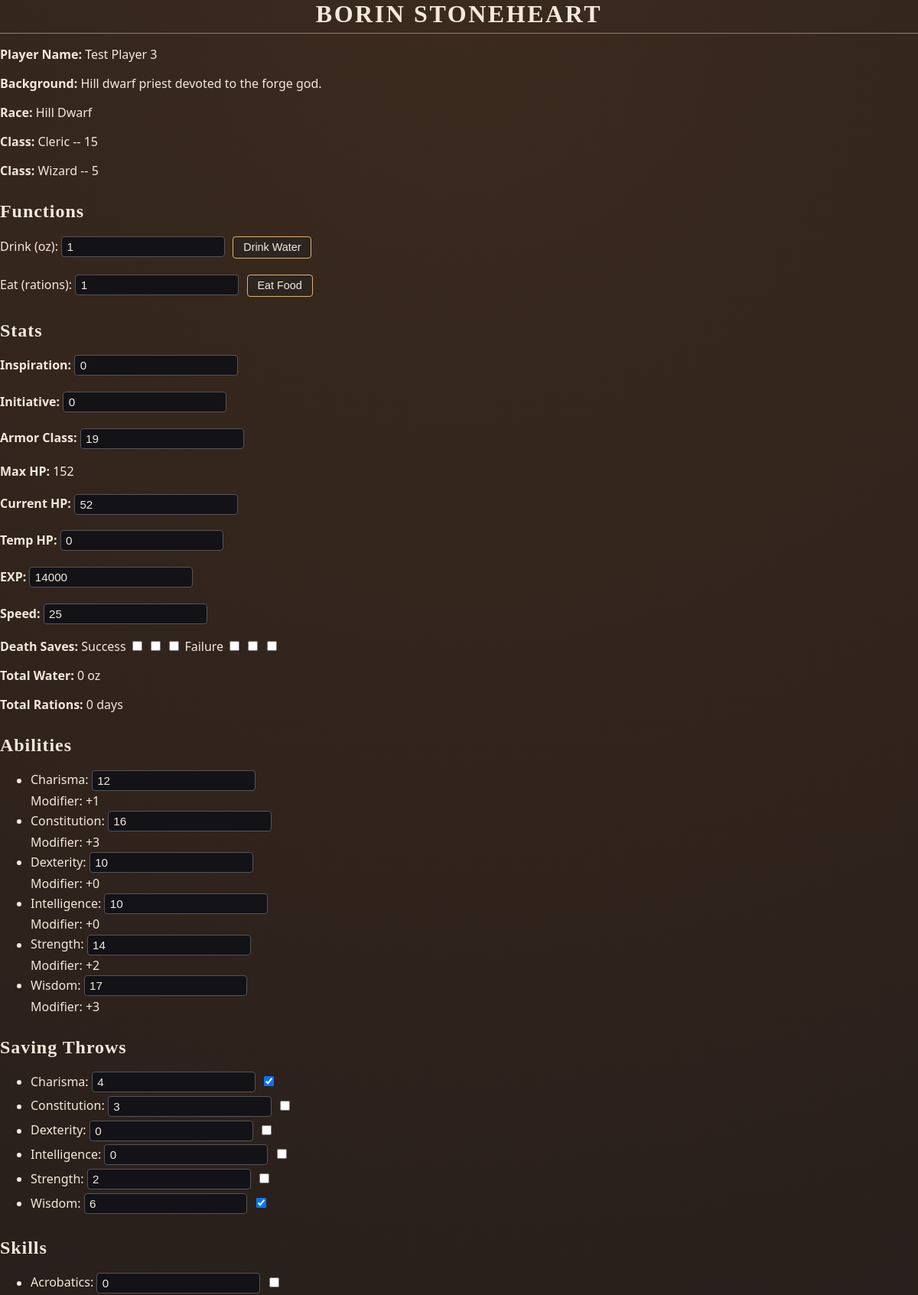
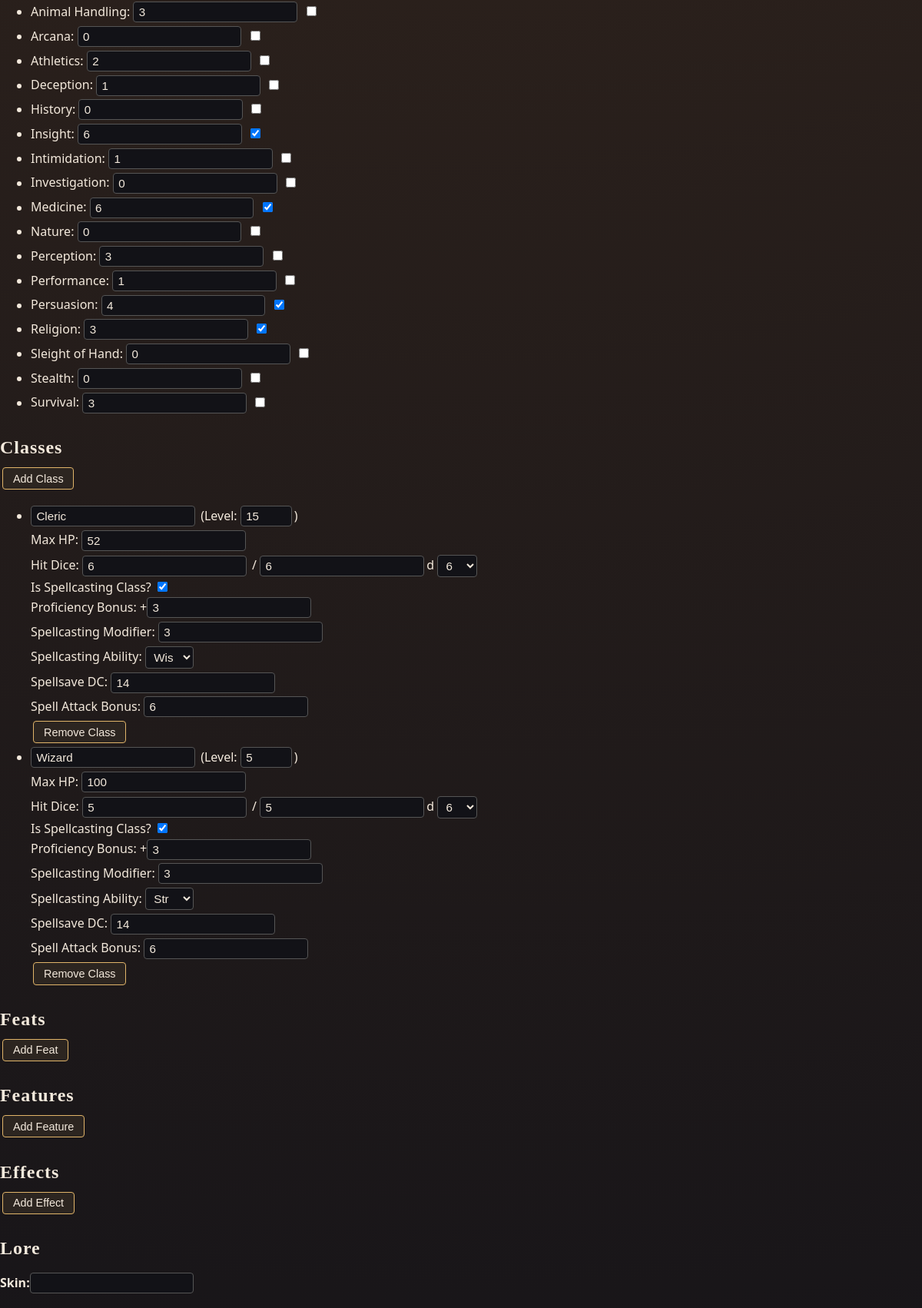
Screenshot of /character/3 (signed in, upper part) with the database file from the repository (2 pictures, top to bottom).
### tables this page shows
CREATE TABLE Character(
characterid INTEGER PRIMARY KEY AUTOINCREMENT,
userid INTEGER REFERENCES User(userid),
background TEXT NOT NULL,
iscompanion INTEGER CHECK(iscompanion >= 0) DEFAULT NULL, 
name TEXT,
playername TEXT,
electrum INTEGER CHECK(electrum >= 0) DEFAULT 0,
gold INTEGER CHECK(gold >= 0) DEFAULT 0,
silver INTEGER CHECK(silver >= 0) DEFAULT 0,
copper INTEGER CHECK(copper >= 0) DEFAULT 0,
platinum INTEGER CHECK(platinum >= 0) DEFAULT 0,
ownerid INTEGER REFERENCES Character(characterid) DEFAULT NULL
);

CREATE TABLE Race(
characterid INTEGER REFERENCES Character(characterid),
name TEXT,
speed INTEGER NOT NULL CHECK(speed >= 0),
PRIMARY KEY(characterid, name)
);

CREATE TABLE Class(
characterid INTEGER REFERENCES Character(characterid),
name TEXT,
proficiencybonus INTEGER NOT NULL CHECK(proficiencybonus >= 0),
totalhitdice INTEGER NOT NULL CHECK(totalhitdice >= 0),
currenthitdice INTEGER CHECK(currenthitdice >= 0) DEFAULT 0,
typeofhitdice INTEGER NOT NULL DEFAULt 6 CHECK(typeofhitdice IN (6, 8, 10, 12)),
maxhitpoints INTEGER NOT NULL CHECK(maxhitpoints >= 0),
classlevel INTEGER NOT NULL CHECK(classlevel >= 0),
isSpellCastingClass INTEGER NOT NULL CHECK(isSpellCastingClass IN (0, 1)) DEFAULT 0,
spellcastingability TEXT NOT NULL CHECK(spellcastingability IN ('Str', 'Dex', 'Con', 'Int', 'Wis', 'Cha')) DEFAULT 'Int',
spellcastingmodifier INTEGER NOT NULL CHECK(spellcastingmodifier >= 0),
PRIMARY KEY(characterid, name)
);

CREATE TABLE Stats(
characterid INTEGER REFERENCES Character(characterid),
id INTEGER PRIMARY KEY AUTOINCREMENT,
inspiration INTEGER CHECK(inspiration >= 0) DEFAULT 0,
currenthitpoints INTEGER DEFAULT 0,
temporaryhitpoints INTEGER CHECK(temporaryhitpoints >= 0) DEFAULT 0,
exp INTEGER CHECK(exp >= 0) DEFAULT 0,
deathsuccesses INTEGER CHECK(deathsuccesses >= 0 AND deathsuccesses <= 3) DEFAULT 0,
deathfailures INTEGER CHECK(deathfailures >= 0 AND deathfailures <= 3) DEFAULT 0,
totalspellslotslevel1 INTEGER NOT NULL CHECK(totalspellslotslevel1 >= 0) DEFAULT 0,
totalspellslotslevel2 INTEGER NOT NULL CHECK(totalspellslotslevel2 >= 0) DEFAULT 0,
totalspellslotslevel3 INTEGER NOT NULL CHECK(totalspellslotslevel3 >= 0) DEFAULT 0,
totalspellslotslevel4 INTEGER NOT NULL CHECK(totalspellslotslevel4 >= 0) DEFAULT 0,
totalspellslotslevel5 INTEGER NOT NULL CHECK(totalspellslotslevel5 >= 0) DEFAULT 0,
totalspellslotslevel6 INTEGER NOT NULL CHECK(totalspellslotslevel6 >= 0) DEFAULT 0,
totalspellslotslevel7 INTEGER NOT NULL CHECK(totalspellslotslevel7 >= 0) DEFAULT 0,
totalspellslotslevel8 INTEGER NOT NULL CHECK(totalspellslotslevel8 >= 0) DEFAULT 0,
totalspellslotslevel9 INTEGER NOT NULL CHECK(totalspellslotslevel9 >= 0) DEFAULT 0,
usedspellslotslevel1 INTEGER NOT NULL CHECK(usedspellslotslevel1 >= 0 AND usedspellslotslevel1 <= totalspellslotslevel1) DEFAULT 0,
usedspellslotslevel2 INTEGER NOT NULL CHECK(usedspellslotslevel2 >= 0 AND usedspellslotslevel2 <= totalspellslotslevel2) DEFAULT 0,
usedspellslotslevel3 INTEGER NOT NULL CHECK(usedspellslotslevel3 >= 0 AND usedspellslotslevel3 <= totalspellslotslevel3) DEFAULT 0,
usedspellslotslevel4 INTEGER NOT NULL CHECK(usedspellslotslevel4 >= 0 AND usedspellslotslevel4 <= totalspellslotslevel4) DEFAULT 0,
usedspellslotslevel5 INTEGER NOT NULL CHECK(usedspellslotslevel5 >= 0 AND usedspellslotslevel5 <= totalspellslotslevel5) DEFAULT 0,
usedspellslotslevel6 INTEGER NOT NULL CHECK(usedspellslotslevel6 >= 0 AND usedspellslotslevel6 <= totalspellslotslevel6) DEFAULT 0,
usedspellslotslevel7 INTEGER NOT NULL CHECK(usedspellslotslevel7 >= 0 AND usedspellslotslevel7 <= totalspellslotslevel7) DEFAULT 0,
usedspellslotslevel8 INTEGER NOT NULL CHECK(usedspellslotslevel8 >= 0 AND usedspellslotslevel8 <= totalspellslotslevel8) DEFAULT 0,
usedspellslotslevel9 INTEGER NOT NULL CHECK(usedspellslotslevel9 >= 0 AND usedspellslotslevel9 <= totalspellslotslevel9) DEFAULT 0,
armorclass INTEGER NOT NULL DEFAULT 0
);

CREATE TABLE Ability(
characterid INTEGER REFERENCES Character(characterid),
name TEXT,
score INTEGER NOT NULL,
PRIMARY KEY(characterid, name)
);

CREATE TABLE SavingThrow(
characterid INTEGER REFERENCES Character(characterid),
name TEXT,
proficient INTEGER NOT NULL CHECK(proficient IN (0, 1)) DEFAULT 0,
score INTEGER NOT NULL,
PRIMARY KEY(characterid, name)
);

CREATE TABLE Skill(
characterid INTEGER REFERENCES Character(characterid),
name TEXT,
score INTEGER NOT NULL,
proficient INTEGER NOT NULL CHECK(proficient IN (0, 1)) DEFAULT 0,
PRIMARY KEY(characterid, name)
);

### MyFlask.py (the view)
@app.route("/character/<int:cid>") #character editing page
def character(cid):
    conn = sqlite3.connect("DnDCharacterManager.db")
    cursor = conn.cursor()
    user_id = session.get("userid")
    cursor.execute("SELECT * FROM Character WHERE characterid = ? AND userid = ?", (cid, user_id,))
    character = cursor.fetchone()
    cursor.execute("SELECT * FROM Character WHERE ownerid = ? AND userid = ?", (cid, user_id,))
    companions = cursor.fetchall()
    cursor.execute("SELECT * FROM Stats WHERE characterid = ?", (cid,))
    stats = cursor.fetchone()
    cursor.execute("SELECT * FROM Skill WHERE characterid = ?", (cid,))
    skills = cursor.fetchall()
    cursor.execute("SELECT * FROM Class WHERE characterid = ?", (cid,))
    classes = cursor.fetchall()
    cursor.execute("SELECT * FROM Race WHERE characterid = ?", (cid,))
    race = cursor.fetchone()
    cursor.execute("SELECT * FROM SavingThrow WHERE characterid = ?", (cid,))
    savingthrows = cursor.fetchall()
    cursor.execute("SELECT * FROM Ability WHERE characterid = ?", (cid,))
    abilities = cursor.fetchall()
    cursor.execute("SELECT * FROM Feat WHERE characterid = ?", (cid,))
    feats = cursor.fetchall()
    cursor.execute("SELECT * FROM Features WHERE characterid = ?", (cid,))
    features = cursor.fetchall()
    cursor.execute("SELECT * From Effects WHERE characterid = ?", (cid,))
    effects = cursor.fetchall()
    cursor.execute("SELECT * FROM Lore WHERE characterid = ?", (cid,))
    lore = cursor.fetchone()
    cursor.execute("SELECT * FROM Item WHERE characterid = ?", (cid,))
    items = cursor.fetchall()
    cursor.execute("SELECT w.*, i.name, i.description FROM WaterContainer w JOIN Item i ON w.itemid = i.itemid WHERE w.characterid = ?", (cid,))
    containers = cursor.fetchall()
    total_water = sum(w[2] for w in containers)
    cursor.execute("SELECT s.*, i.name, i.description FROM SiegeEquipment s JOIN Item i ON s.itemid = i.itemid WHERE s.characterid = ?", (cid,))
    siegeequipments = cursor.fetchall()
    cursor.execute("SELECT p.*, i.name, i.description FROM Poison p JOIN Item i ON p.itemid = i.itemid WHERE p.characterid = ?", (cid,))
    poisons = cursor.fetchall()
    cursor.execute("SELECT a.*, i.name, i.description FROM AdventuringGear a JOIN Item i ON a.itemid = i.itemid WHERE a.characterid = ?", (cid,))
    adventuringgears = cursor.fetchall()
    cursor.execute("SELECT w.*, i.name, i.description FROM Weapon w JOIN Item i ON w.itemid = i.itemid WHERE w.characterid = ?", (cid,))
    weapons = cursor.fetchall()
    cursor.execute("SELECT a.*, i.name, i.description FROM ArmorShield a JOIN Item i ON a.itemid = i.itemid WHERE a.characterid = ?", (cid,))
    armorshields = cursor.fetchall()
    cursor.execute("SELECT s.*, i.name, i.description FROM Spell s JOIN Item i ON s.itemid = i.itemid WHERE s.characterid = ?", (cid,))
    spells = cursor.fetchall()
    cursor.execute("SELECT e.*, i.name, i.description FROM Explosive e JOIN Item i ON e.itemid = i.itemid WHERE e.characterid = ?", (cid,))
    explosives = cursor.fetchall()
    cursor.execute("SELECT t.*, i.name, i.description FROM Tool t JOIN Item i ON t.itemid = i.itemid WHERE t.characterid = ?", (cid,))
    tools = cursor.fetchall()
    cursor.execute("SELECT t.*, i.name, i.description FROM Trinket t JOIN Item i ON t.itemid = i.itemid WHERE t.characterid = ?", (cid,))
    trinkets = cursor.fetchall()
    cursor.execute("SELECT f.*, i.name, i.description FROM Firearm f JOIN Item i ON f.itemid = i.itemid WHERE f.characterid = ?", (cid,))
    firearms = cursor.fetchall()
    cursor.execute("SELECT o.*, i.name, i.description FROM Other o JOIN Item i ON o.itemid = i.itemid WHERE o.characterid = ?", (cid,))
    others = cursor.fetchall()
    cursor.execute("SELECT w.*, i.name, i.description FROM Wondrous w JOIN Item i ON w.itemid = i.itemid WHERE w.characterid = ?", (cid,))
    wondrous = cursor.fetchall()
    cursor.execute("SELECT r.*, i.name, i.description FROM Ration r JOIN Item i ON r.itemid = i.itemid WHERE r.characterid = ?", (cid,))
    rations = cursor.fetchall()
    total_rations = sum(r[2] for r in rations)
    conn.close()
    print(character, companions, stats, skills, classes, race, savingthrows, abilities, feats, features, effects, lore, items, containers, siegeequipments, poisons, adventuringgears, weapons, armorshields, spells, explosives, tools, trinkets, firearms, others, wondrous, rations)
    return render_template("character.html", character=character, companions=companions, stats=stats, skills=skills, classes=classes, race=race, savingthrows=savingthrows, abilities=abilities, feats=feats, features=features, effects=effects, lore=lore, items=items, containers=containers, siegeequipments=siegeequipments, poisons=poisons, adventuringgears=adventuringgears, weapons=weapons, armorshields=armorshields, spells=spells, explosives=explosives, tools=tools, trinkets=trinkets, firearms=firearms, others=others, wondrous=wondrous, rations=rations, total_water=total_water, total_rations=total_rations)

### templates/character.html (shortened to what this page needs)
<!DOCTYPE html>
<html lang="en">
<head>
    <link rel="stylesheet" href="{{ url_for('static', filename='css/charactercreation.css') }}">
</head>
<body data-character-id="{{ character[0] }}">
    <h1>{{ character[4] }}</h1>
    <div>
        <p><strong>Player Name:</strong> {{ character[5] }}</p>
        <p><strong>Background:</strong> {{ character[2] }}</p>
        <p><strong>Race: </strong> {{ race[1] }}</p>
        {% for c in classes %}
            <p><strong>Class: </strong> {{ c[1] }} -- {{ c[7] }}</p>
        {% endfor %}
    </div>
    <h2>Functions</h2>
    <div>
        <p>
            <label>
                Drink (oz):
                <input type="number" id="drinkWaterAmount" min="1" value="1">
            </label>
            <button type="button" id="drinkWaterButton">Drink Water</button>
        </p>
        <p>
            <label>
                Eat (rations):
                <input type="number" id="eatRationAmount" min="1" value="1">
            </label>
            <button type="button" id="eatRationButton">Eat Food</button>
        </p>
    </div>
    <h2>Stats</h2>
    <div>
        <p><strong>Inspiration:</strong> <input type="number" id="statsInspiration" value="{{ stats[2] }}" min="0"></p>
        <p><strong>Initiative:</strong> <input type="number" id="initiativeInput" value="0"></p>
        <p><strong>Armor Class:</strong> <input type="number" id="statsAC" value="{{ stats[26] }}"></p>
        {% set total_hp = classes | sum(attribute=6) %}
        <p><strong>Max HP: </strong><span id="totalMaxHpInput">{{ total_hp }}</span></p>
        <p><strong>Current HP:</strong> <input type="number" id="statsCurrentHP" value="{{ stats[3] }}" min="0"></p>
        <p><strong>Temp HP:</strong> <input type="number" id="statsTempHP" value="{{ stats[4] }}" min="0"></p>
        <p><strong>EXP:</strong> <input type="number" id="statsExp" value="{{ stats[5] }}" min="0"></p>
        <p><strong>Speed:</strong> <input type="number" value="{{race[2]}}" min="0"></p>
        <p><strong>Death Saves:</strong>
            Success
            <input type="checkbox" class="death-success" data-index="1" {% if stats[6] >= 1 %}checked{% endif %}>
            <input type="checkbox" class="death-success" data-index="2" {% if stats[6] >= 2 %}checked{% endif %}>
            <input type="checkbox" class="death-success" data-index="3" {% if stats[6] == 3 %}checked{% endif %}>
            Failure
            <input type="checkbox" class="death-failure" data-index="1" {% if stats[7] >= 1 %}checked{% endif %}>
            <input type="checkbox" class="death-failure" data-index="2" {% if stats[7] >= 2 %}checked{% endif %}>
            <input type="checkbox" class="death-failure" data-index="3" {% if stats[7] == 3 %}checked{% endif %}>
        </p>
        <p><strong>Total Water:</strong> <span id="totalWaterValue">{{ total_water }}</span> oz</p>
        <p><strong>Total Rations:</strong> <span id="totalRationsValue">{{ total_rations }}</span> {% if total_rations == 1 %} day {% else %} days {% endif %}</p>
    </div>
    <h2>Abilities</h2>
    <div>
        <ul>
            {% for ability in abilities %}
                <li class="ability-row" data-ability-name="{{ ability[1] }}">
                    {{ ability[1] }}: <input type="number" class="ability-score" value="{{ ability[2] }}" placeholder="{{ ability[2] }}" min="1"><br>
                    Modifier: <span class="ability-mod">{{ (ability[2] - 10) // 2 }}</span>
                </li>
            {% endfor %}
        </ul>
    </div>
    <h2>Saving Throws</h2>
    <div>
        <ul>
            {% for st in savingthrows %}
                <li>{{ st[1] }}: <input type="number" class="saving-score" data-name="{{ st[1] }}" value="{{ st[3] }}"> <input type="checkbox" class="saving-prof" data-name="{{ st[1] }}" {% if st[2] == 1 %}checked{% endif %}></li>
            {% endfor %}
        </ul>
    </div>
    <h2>Skills</h2>
    <div>
        <ul>
            {% for s in skills %}
                <li>
                    {{ s[1] }}: <input type="number" class="skill-score" data-name="{{ s[1] }}" value="{{ s[2] }}">  <input type="checkbox" class="skill-prof" data-name="{{ s[1] }}" {% if s[3] == 1 %}checked{% endif %}>
                </li>
            {% endfor %}
        </ul>
    </div>
    <h2>Classes</h2>
    <div>
        <button type="button" id="addClassButton">Add Class</button>
        <ul id="classList">
            {% for c in classes %}
                <li class="spellcasting-class" data-original-name="{{ c[1] }}">
                    <strong><input type="text" class="class-name" value="{{ c[1] }}"></strong>
                    (Level: <input type="number" class="class-level" value="{{ c[7] }}" min="0" max="20">)<br>
                    Max HP: <input type="number" class="class-maxhp" value="{{ c[6] }}" min="0"><br>
                    Hit Dice: <input type="number" class="class-currenthd" value="{{ c[4] }}" min="0"> /
                    <input type="number" class="class-totalhd" value="{{ c[3] }}" min="0">d
                    <select class="class-die-size">
                        {% for size in [6,8,10,12] %}
                            <option value="{{ size }}" {% if size == c[6] %}selected{% endif %}>{{ size }}</option>
                        {% endfor %}
                    </select><br>
                    Is Spellcasting Class?
                    <input type="checkbox"
                        class="class-is-spellcasting"
                        {% if c[8] == 1 %}checked{% endif %}><br>
                    Proficiency Bonus:
                    +<input type="number" class="class-prof-bonus" value="{{ c[2] }}" min="0"><br>
                    Spellcasting Modifier:
                    <input type="number" class="spellcasting-mod" value="{{ c[10] }}"><br>
                    Spellcasting Ability:
                    <select class="class-spell-ability">
                        <option value="Str" {% if c[9] == 'Str' %}selected{% endif %}>Str</option>
                        <option value="Wis" {% if c[9] == 'Wis' %}selected{% endif %}>Wis</option>
                    </select><br>
                    Spellsave DC:
                    <input type="number" class="spellsave-dc" readonly><br>
                    Spell Attack Bonus:
                    <input type="number" class="spell-attack-bonus" readonly><br>
                </li>
            {% endfor %}
        </ul>
    </div>
    <h2>Feats</h2>
    <div>
        <button type="button" id="addFeatButton">Add Feat</button>
    </div>
    <h2>Features</h2>
    <div>
        <button type="button" id="addFeatureButton">Add Feature</button>
    </div>
    <h2>Effects</h2>
    <div>
        <button type="button" id="addEffectButton">Add Effect</button>
    </div>
    <h2>Lore</h2>
    <div>
        <p><strong>Skin:</strong><input type='text' id="loreSkin" value='{{ lore[2] }}'></p>
    </div>
</body>
</html>

### rows the page displays
Character: name "BORIN STONEHEART", playername "Test Player 3", background "Hill dwarf priest devoted to the forge god."
Race: name "Hill Dwarf", speed "25"
Class: name "Cleric", classlevel "15", maxhitpoints "52", currenthitdice "6", totalhitdice "6", isSpellCastingClass "☑", proficiencybonus "3", spellcastingmodifier "3", spellcastingability "Wis"
Class: name "Wizard", classlevel "5", maxhitpoints "100", currenthitdice "5", totalhitdice "5", isSpellCastingClass "☑", proficiencybonus "3", spellcastingmodifier "3", spellcastingability "Str"
Stats: inspiration "0", armorclass "19", currenthitpoints "52", temporaryhitpoints "0", exp "14000"
Ability: name "Charisma", score "12", (ability[2]-10)//2 "+1"
Ability: name "Constitution", score "16", (ability[2]-10)//2 "+3"
Ability: name "Dexterity", score "10", (ability[2]-10)//2 "+0"
Ability: name "Intelligence", score "10", (ability[2]-10)//2 "+0"
Ability: name "Strength", score "14", (ability[2]-10)//2 "+2"
Ability: name "Wisdom", score "17", (ability[2]-10)//2 "+3"
SavingThrow: name "Charisma", score "4", proficient "☑"
SavingThrow: name "Constitution", score "3"
SavingThrow: name "Dexterity", score "0"
SavingThrow: name "Intelligence", score "0"
SavingThrow: name "Strength", score "2"
SavingThrow: name "Wisdom", score "6", proficient "☑"
Skill: name "Acrobatics", score "0"
Skill: name "Animal Handling", score "3"
Skill: name "Arcana", score "0"
Skill: name "Athletics", score "2"
Skill: name "Deception", score "1"
Skill: name "History", score "0"
Skill: name "Insight", score "6", proficient "☑"
Skill: name "Intimidation", score "1"
Skill: name "Investigation", score "0"
Skill: name "Medicine", score "6", proficient "☑"
Skill: name "Nature", score "0"
Skill: name "Perception", score "3"
Skill: name "Performance", score "1"
Skill: name "Persuasion", score "4", proficient "☑"
Skill: name "Religion", score "3", proficient "☑"
Skill: name "Sleight of Hand", score "0"
Skill: name "Stealth", score "0"
Skill: name "Survival", score "3"

### other values shown
{{ total_hp }} "152"
{{ total_water }} "0"
{{ total_rations }} "0"
form field value "6"
